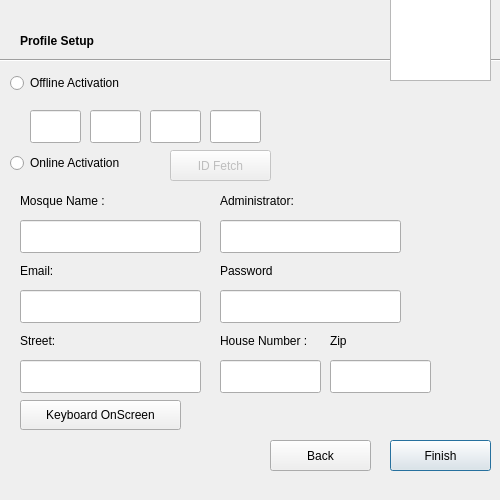
<?xml version="1.0" encoding="UTF-8"?>
<ui version="4.0">
 <class>MosqueInfo</class>
 <widget class="QDialog" name="MosqueInfo">
  <property name="geometry">
   <rect>
    <x>0</x>
    <y>0</y>
    <width>500</width>
    <height>500</height>
   </rect>
  </property>
  <property name="windowTitle">
   <string>Dialog</string>
  </property>
  <widget class="Line" name="line">
   <property name="geometry">
    <rect>
     <x>0</x>
     <y>50</y>
     <width>671</width>
     <height>20</height>
    </rect>
   </property>
   <property name="orientation">
    <enum>Qt::Horizontal</enum>
   </property>
  </widget>
  <widget class="QLabel" name="WelcomeLabelText">
   <property name="geometry">
    <rect>
     <x>20</x>
     <y>30</y>
     <width>331</width>
     <height>21</height>
    </rect>
   </property>
   <property name="font">
    <font>
     <weight>75</weight>
     <bold>true</bold>
    </font>
   </property>
   <property name="text">
    <string>Profile Setup</string>
   </property>
  </widget>
  <widget class="QLabel" name="MosqueNameLabel">
   <property name="geometry">
    <rect>
     <x>20</x>
     <y>190</y>
     <width>121</width>
     <height>21</height>
    </rect>
   </property>
   <property name="text">
    <string>Mosque Name :</string>
   </property>
  </widget>
  <widget class="QLabel" name="OwnerLabel">
   <property name="geometry">
    <rect>
     <x>220</x>
     <y>190</y>
     <width>161</width>
     <height>21</height>
    </rect>
   </property>
   <property name="text">
    <string>Administrator:</string>
   </property>
  </widget>
  <widget class="QLineEdit" name="MosqueNameEdit">
   <property name="geometry">
    <rect>
     <x>20</x>
     <y>220</y>
     <width>181</width>
     <height>33</height>
    </rect>
   </property>
  </widget>
  <widget class="QLineEdit" name="OwnerProductEdit">
   <property name="geometry">
    <rect>
     <x>220</x>
     <y>220</y>
     <width>181</width>
     <height>33</height>
    </rect>
   </property>
  </widget>
  <widget class="QLabel" name="PhoneNumberLabel">
   <property name="geometry">
    <rect>
     <x>220</x>
     <y>260</y>
     <width>161</width>
     <height>21</height>
    </rect>
   </property>
   <property name="text">
    <string>Password</string>
   </property>
  </widget>
  <widget class="QLineEdit" name="PhoneNumberEdit">
   <property name="geometry">
    <rect>
     <x>220</x>
     <y>290</y>
     <width>181</width>
     <height>33</height>
    </rect>
   </property>
   <property name="focusPolicy">
    <enum>Qt::WheelFocus</enum>
   </property>
   <property name="echoMode">
    <enum>QLineEdit::Password</enum>
   </property>
  </widget>
  <widget class="QLabel" name="EmailLabel">
   <property name="geometry">
    <rect>
     <x>20</x>
     <y>260</y>
     <width>161</width>
     <height>21</height>
    </rect>
   </property>
   <property name="text">
    <string>Email:</string>
   </property>
  </widget>
  <widget class="QLineEdit" name="EmailEdit">
   <property name="geometry">
    <rect>
     <x>20</x>
     <y>290</y>
     <width>181</width>
     <height>33</height>
    </rect>
   </property>
  </widget>
  <widget class="QPushButton" name="NextPush">
   <property name="geometry">
    <rect>
     <x>390</x>
     <y>440</y>
     <width>101</width>
     <height>31</height>
    </rect>
   </property>
   <property name="text">
    <string>Finish</string>
   </property>
  </widget>
  <widget class="QGraphicsView" name="graphicsView">
   <property name="geometry">
    <rect>
     <x>390</x>
     <y>-10</y>
     <width>101</width>
     <height>91</height>
    </rect>
   </property>
   <property name="styleSheet">
    <string notr="true">border-image: url(:/Languages/build-MyMosqu-Desktop-Debug/Untitled-1.png);</string>
   </property>
  </widget>
  <widget class="QPushButton" name="IdFetch">
   <property name="enabled">
    <bool>false</bool>
   </property>
   <property name="geometry">
    <rect>
     <x>170</x>
     <y>150</y>
     <width>101</width>
     <height>31</height>
    </rect>
   </property>
   <property name="text">
    <string>ID Fetch</string>
   </property>
  </widget>
  <widget class="QRadioButton" name="Online_Activation">
   <property name="geometry">
    <rect>
     <x>10</x>
     <y>150</y>
     <width>201</width>
     <height>26</height>
    </rect>
   </property>
   <property name="text">
    <string>Online Activation</string>
   </property>
  </widget>
  <widget class="QLineEdit" name="Serial_2">
   <property name="geometry">
    <rect>
     <x>210</x>
     <y>110</y>
     <width>51</width>
     <height>33</height>
    </rect>
   </property>
  </widget>
  <widget class="QLineEdit" name="Serial">
   <property name="geometry">
    <rect>
     <x>30</x>
     <y>110</y>
     <width>51</width>
     <height>33</height>
    </rect>
   </property>
  </widget>
  <widget class="QLineEdit" name="Serial_3">
   <property name="geometry">
    <rect>
     <x>150</x>
     <y>110</y>
     <width>51</width>
     <height>33</height>
    </rect>
   </property>
  </widget>
  <widget class="QRadioButton" name="Offline_Activation">
   <property name="geometry">
    <rect>
     <x>10</x>
     <y>70</y>
     <width>201</width>
     <height>26</height>
    </rect>
   </property>
   <property name="text">
    <string>Offline Activation </string>
   </property>
  </widget>
  <widget class="QLineEdit" name="Serial_4">
   <property name="geometry">
    <rect>
     <x>90</x>
     <y>110</y>
     <width>51</width>
     <height>33</height>
    </rect>
   </property>
  </widget>
  <widget class="QPushButton" name="pushButton">
   <property name="geometry">
    <rect>
     <x>20</x>
     <y>400</y>
     <width>161</width>
     <height>30</height>
    </rect>
   </property>
   <property name="text">
    <string>Keyboard OnScreen</string>
   </property>
  </widget>
  <widget class="QPushButton" name="BackPush">
   <property name="geometry">
    <rect>
     <x>270</x>
     <y>440</y>
     <width>101</width>
     <height>31</height>
    </rect>
   </property>
   <property name="text">
    <string>Back</string>
   </property>
  </widget>
  <widget class="QLineEdit" name="Street">
   <property name="geometry">
    <rect>
     <x>20</x>
     <y>360</y>
     <width>181</width>
     <height>33</height>
    </rect>
   </property>
  </widget>
  <widget class="QLineEdit" name="house_no">
   <property name="geometry">
    <rect>
     <x>220</x>
     <y>360</y>
     <width>101</width>
     <height>33</height>
    </rect>
   </property>
  </widget>
  <widget class="QLabel" name="EmailLabel_2">
   <property name="geometry">
    <rect>
     <x>20</x>
     <y>330</y>
     <width>161</width>
     <height>21</height>
    </rect>
   </property>
   <property name="text">
    <string>Street:</string>
   </property>
  </widget>
  <widget class="QLabel" name="EmailLabel_3">
   <property name="geometry">
    <rect>
     <x>220</x>
     <y>330</y>
     <width>161</width>
     <height>21</height>
    </rect>
   </property>
   <property name="text">
    <string>House Number : </string>
   </property>
  </widget>
  <widget class="QLabel" name="EmailLabel_4">
   <property name="geometry">
    <rect>
     <x>330</x>
     <y>330</y>
     <width>161</width>
     <height>21</height>
    </rect>
   </property>
   <property name="text">
    <string>Zip</string>
   </property>
  </widget>
  <widget class="QLineEdit" name="zip">
   <property name="geometry">
    <rect>
     <x>330</x>
     <y>360</y>
     <width>101</width>
     <height>33</height>
    </rect>
   </property>
  </widget>
 </widget>
 <resources/>
 <connections/>
</ui>
